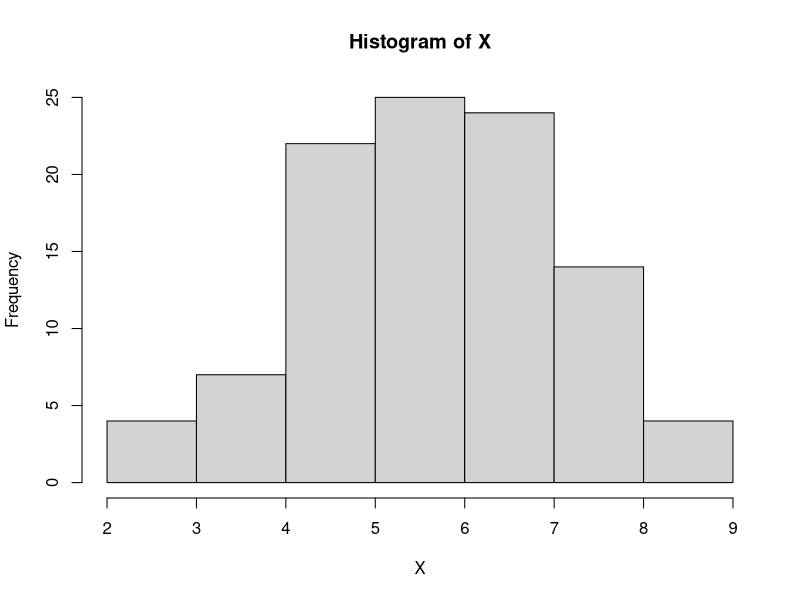

The R source for this figure:
X<-rbinom(100, 10, 0.6);
X
min(X);max(X);median(X);mean(X);sd(X);var(X);quantile(X);IQR(X);range(X);
hist(X)
frequency = summary(as.factor(X))["3"]/100;
theoretical = dbinom(3,10,0.6);
theoretical;
theoretical1=ncol(combn(10,3))*(0.6^3)*((1-0.6)^(10-3));
theoretical1;

